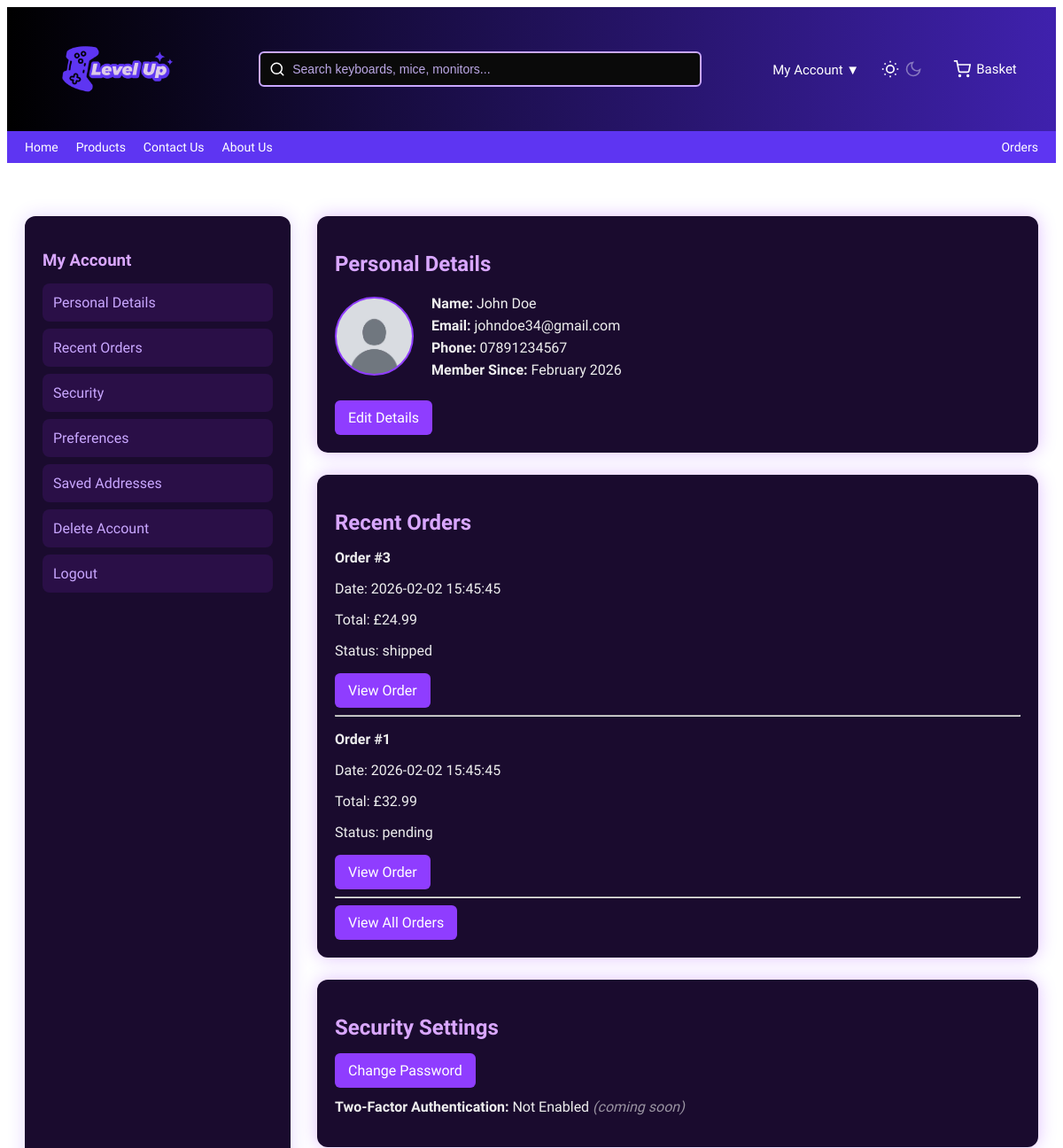
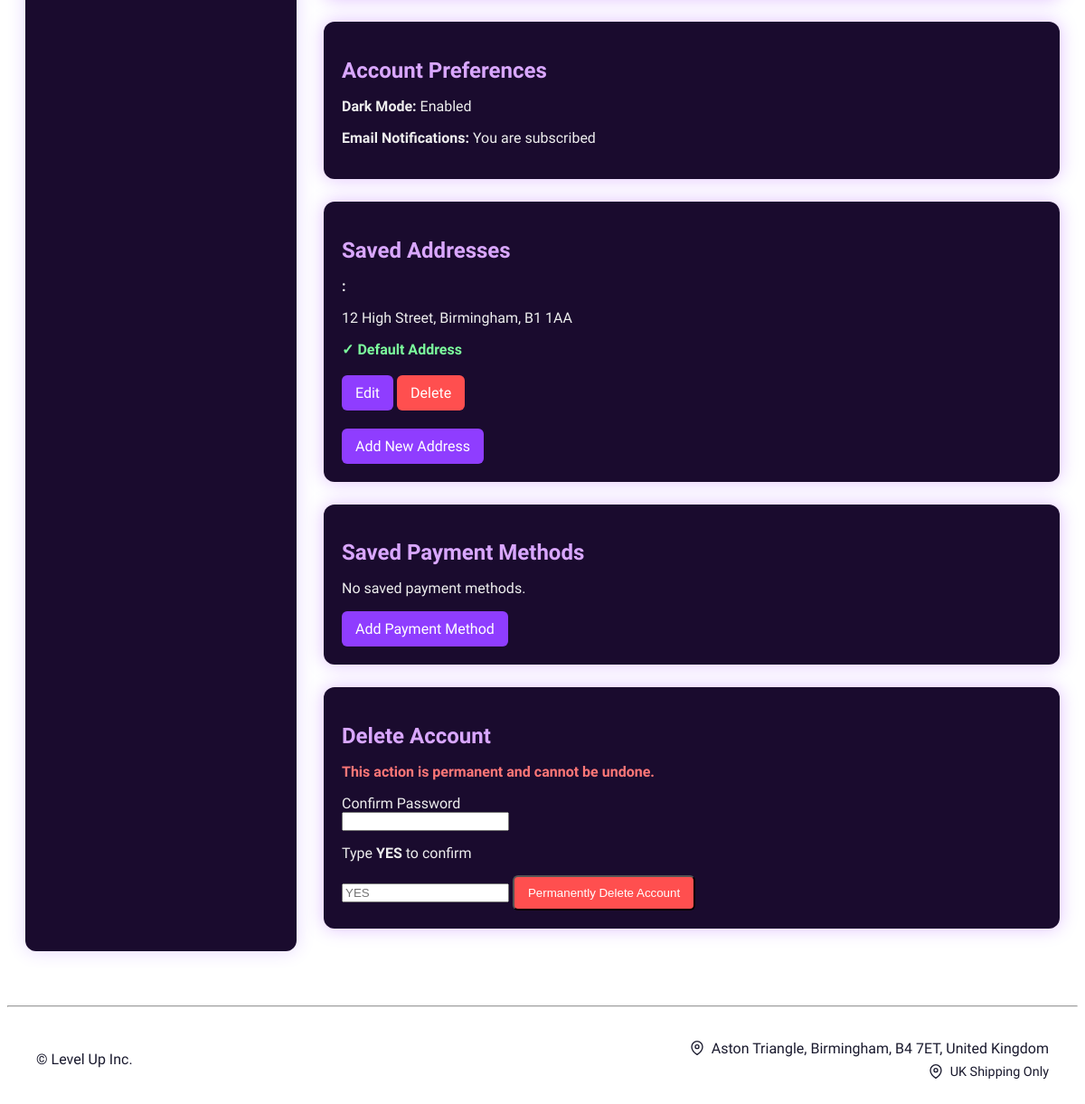
The app's page /public/index.php?page=account (signed in) with its own data (2 pictures, top to bottom).
### tables this page shows
CREATE TABLE users (
  user_id INT AUTO_INCREMENT PRIMARY KEY,
  name VARCHAR(100) NOT NULL,
  email VARCHAR(150) NOT NULL UNIQUE,
  password VARCHAR(255) NOT NULL,
  role ENUM('customer','admin') DEFAULT 'customer',
  phone VARCHAR(20),

  password_changed BOOLEAN DEFAULT 0,
  last_login TIMESTAMP NULL,

  created_at TIMESTAMP DEFAULT CURRENT_TIMESTAMP
);

CREATE TABLE orders (
  order_id INT AUTO_INCREMENT PRIMARY KEY,
  user_id INT NOT NULL,
  total_price DECIMAL(10,2) NOT NULL,

  status ENUM(
    'pending',
    'processing',
    'shipped',
    'delivered',
    'returned'
  ) DEFAULT 'pending',

  address_id INT NULL,
  payment_id INT NULL,

  processed_at TIMESTAMP NULL,
  shipped_at TIMESTAMP NULL,
  delivered_at TIMESTAMP NULL,

  created_at TIMESTAMP DEFAULT CURRENT_TIMESTAMP,

  shipping_address TEXT NOT NULL,
  payment_summary VARCHAR(100) NOT NULL,

  FOREIGN KEY (user_id) REFERENCES users(user_id),
  FOREIGN KEY (address_id) REFERENCES addresses(address_id),
  FOREIGN KEY (payment_id) REFERENCES payment_methods(payment_id)
);

CREATE TABLE addresses (
    address_id INT AUTO_INCREMENT PRIMARY KEY,
    user_id INT NOT NULL,
    label VARCHAR(50),    
    full_address TEXT NOT NULL,
    created_at TIMESTAMP DEFAULT CURRENT_TIMESTAMP,
    is_default BOOLEAN DEFAULT 0,

    FOREIGN KEY (user_id) REFERENCES users(user_id) 
    ON DELETE CASCADE
);

### src/Controllers/AccountController.php (called while the page is built, shortened)
<?php
require_once __DIR__ . '/../Database.php';
class AccountController {
    private $db;
    public function __construct() {
        $this->db = Database::getInstance()->getConnection();
    }
    public function showAccount() {
    $db = Database::getInstance()->getConnection();
    $stmt = $db->prepare("SELECT * FROM users WHERE user_id = ?");
    $stmt->execute([$_SESSION['user_id']]);
    $user = $stmt->fetch();
    $addrStmt = $this->db->prepare("SELECT * FROM addresses WHERE user_id = ?");
    $addrStmt->execute([$_SESSION['user_id']]);
    $addresses = $addrStmt->fetchAll();
    $payStmt = $this->db->prepare("SELECT * FROM payment_methods WHERE user_id = ?");
    $payStmt->execute([$_SESSION['user_id']]);
    $payments = $payStmt->fetchAll();
    $orders = $db->prepare(" SELECT order_id, total_price, status, created_at AS order_date
        FROM orders
        WHERE user_id = ?
        ORDER BY order_id DESC
        LIMIT 3
    ");
    $orders->execute([$_SESSION['user_id']]);
    $recentOrders = $orders->fetchAll();
    include __DIR__ . '/../../templates/customer/account.php';
   }
    }

### src/Database.php (called while the page is built, shortened)
<?php
class Database {
    private static $instance = null;
    private $connection;
    private $host = 'localhost';
    private $dbname = 'ecommerce_db';
    private $username = 'root';
    private $password = '';
    private function __construct() {
        try {
            $this->connection = new PDO(
                "mysql:host={$this->host};dbname={$this->dbname};charset=utf8mb4",
                $this->username,
                $this->password,
                [
                    PDO::ATTR_ERRMODE => PDO::ERRMODE_EXCEPTION,
                    PDO::ATTR_DEFAULT_FETCH_MODE => PDO::FETCH_ASSOC,
                    PDO::ATTR_EMULATE_PREPARES => false
                ]
            );
        } catch (PDOException $e) {
            die("Database connection failed: " . $e->getMessage());
        }
    }
    public static function getInstance() {
        if (self::$instance === null) {
            self::$instance = new self();
        }
        return self::$instance;
    }
    public function getConnection() {
        return $this->connection;
    }
}
?>

### templates/customer/account.php (the view, shortened to what this page needs)
<?php include __DIR__ . '/../header.php'; ?>
<div class="account-container">
    <div class="account-sidebar">
        <h3>My Account</h3>
        <a href="/Team-Project-Group-4/public/index.php?page=account#personal">Personal Details</a>
        <a href="/Team-Project-Group-4/public/index.php?page=account#orders">Recent Orders</a>
        <a href="/Team-Project-Group-4/public/index.php?page=account#security">Security</a>
        <a href="/Team-Project-Group-4/public/index.php?page=account#preferences">Preferences</a>
        <a href="/Team-Project-Group-4/public/index.php?page=account#addresses">Saved Addresses</a>
        <a href="/Team-Project-Group-4/public/index.php?page=account#delete">Delete Account</a>
        <a href="/Team-Project-Group-4/public/index.php?page=logout">Logout</a>
    </div>
    <div class="account-main">
        <div id="personal" class="section-card">
            <h2>Personal Details</h2>
            <div class="profile-header">
                <div class="profile-pic" style="background-image: url('/Team-Project-Group-4/public/assets/images/avatar.png');"></div>
                <div class="profile-details">
                    <p><strong>Name:</strong> <?= htmlspecialchars($user['name']) ?></p>
                    <p><strong>Email:</strong> <?= htmlspecialchars($user['email']) ?></p>
                    <p><strong>Phone:</strong> <?= htmlspecialchars($user['phone']) ?></p>
                    <p><strong>Member Since:</strong> <?= htmlspecialchars(date("F Y", strtotime($user['created_at']))) ?></p>
                </div>
            </div>
            <br>
            <a class="btn-purple" href="/Team-Project-Group-4/public/index.php?page=account-edit">Edit Details</a>
        </div>
        <div id="orders" class="section-card">
            <h2>Recent Orders</h2>
            <?php if (empty($recentOrders)): ?>
                <p>You haven't placed any orders yet.</p>
            <?php else: ?>
                <?php foreach ($recentOrders as $o): ?>
                    <div class="order-item">
                        <p><strong>Order #<?= $o['order_id'] ?></strong></p>
                        <p>Date: <?= $o['order_date'] ?></p>
                        <p>Total: £<?= number_format($o['total_price'], 2) ?></p>
                        <p>Status: <?= $o['status'] ?></p>
                        <a class="btn-purple" href="/Team-Project-Group-4/public/index.php?page=order&id=<?= $o['order_id'] ?>">View Order</a>
                        <hr>
                    </div>
                <?php endforeach; ?>
            <?php endif; ?>
            <a class="btn-purple" href="/Team-Project-Group-4/public/index.php?page=orders">View All Orders</a>
        </div>
        <div id="security" class="section-card">
            <h2>Security Settings</h2>
            <a class="btn-purple" href="/Team-Project-Group-4/public/index.php?page=change-password">Change Password</a>
            <p style="margin-top:12px;">
                <strong>Two-Factor Authentication:</strong> Not Enabled
                <em style="opacity:0.6">(coming soon)</em>
            </p>
        </div>
        <div id="preferences" class="section-card">
            <h2>Account Preferences</h2>
            <p><strong>Dark Mode:</strong> Enabled</p>
            <p><strong>Email Notifications:</strong> You are subscribed</p>
        </div>
<div id="addresses" class="section-card">
    <h2>Saved Addresses</h2>
    <?php if (empty($addresses)): ?>
        <p>No saved addresses yet.</p>
    <?php else: ?>
        <?php foreach ($addresses as $addr): ?>
            <div class="address-box" style="margin-bottom:20px;">
                <p>
                    <strong><?= htmlspecialchars($addr['label']) ?>:</strong>
                </p>
                <p><?= nl2br(htmlspecialchars($addr['full_address'])) ?></p>
                <?php if ($addr['is_default']): ?>
                    <span style="color:#7cff9d; font-weight:600;">
                        ✓ Default Address
                    </span>
                <?php endif; ?>
                <br><br>
                <a class="btn-purple"
                   href="<?= BASE_URL ?>index.php?page=edit-address&id=<?= $addr['address_id'] ?>">
                    Edit
                </a>
                <a class="btn-purple" style="background:#ff4f4f;"
                   href="<?= BASE_URL ?>index.php?page=delete-address&id=<?= $addr['address_id'] ?>">
                    Delete
                </a>
            </div>
        <?php endforeach; ?>
    <?php endif; ?>
    <a class="btn-purple" href="<?= BASE_URL ?>index.php?page=add-address">
        Add New Address
    </a>
</div>
<div id="payment-methods" class="section-card">
    <h2>Saved Payment Methods</h2>
    <?php if (empty($payments)): ?>
        <p>No saved payment methods.</p>
        <?php endif; ?>
        <a class="btn-purple" href="<?= BASE_URL ?>index.php?page=add-payment">
            Add Payment Method
         </a>
    </div>
    <div id="delete" class="section-card">
    <h2>Delete Account</h2>
    <p style="color:#ff7777; font-weight:600;">
        This action is permanent and cannot be undone.
    </p>
    <form method="POST" action="<?= BASE_URL ?>index.php?page=delete-account"
          onsubmit="return confirm('This will permanently delete your account. Continue?');">
        <label style="display:block;margin-top:15px;">
            Confirm Password
        </label>
        <input type="password" name="password" required>
        <label style="display:block;margin-top:15px;">
            Type <strong>YES</strong> to confirm
        </label>
        <input type="text" name="confirm" placeholder="YES" required>
        <button class="btn-purple"
                style="background:#ff4f4f;margin-top:15px;"
                type="submit">
            Permanently Delete Account
        </button>
    </form>
</div>
    </div>
</div>
<?php include __DIR__ . '/../footer.php'; ?>

### records on screen
users: name "John Doe", email "johndoe34@gmail.com", phone "07891234567", created_at "February 2026"
orders: order_id "3", created_at "2026-02-02 15:45:45", total_price "24.99", status "shipped"
orders: order_id "1", created_at "2026-02-02 15:45:45", total_price "32.99", status "pending"
addresses: full_address "12 High Street, Birmingham, B1 1AA", is_default "✓ Default Address"
